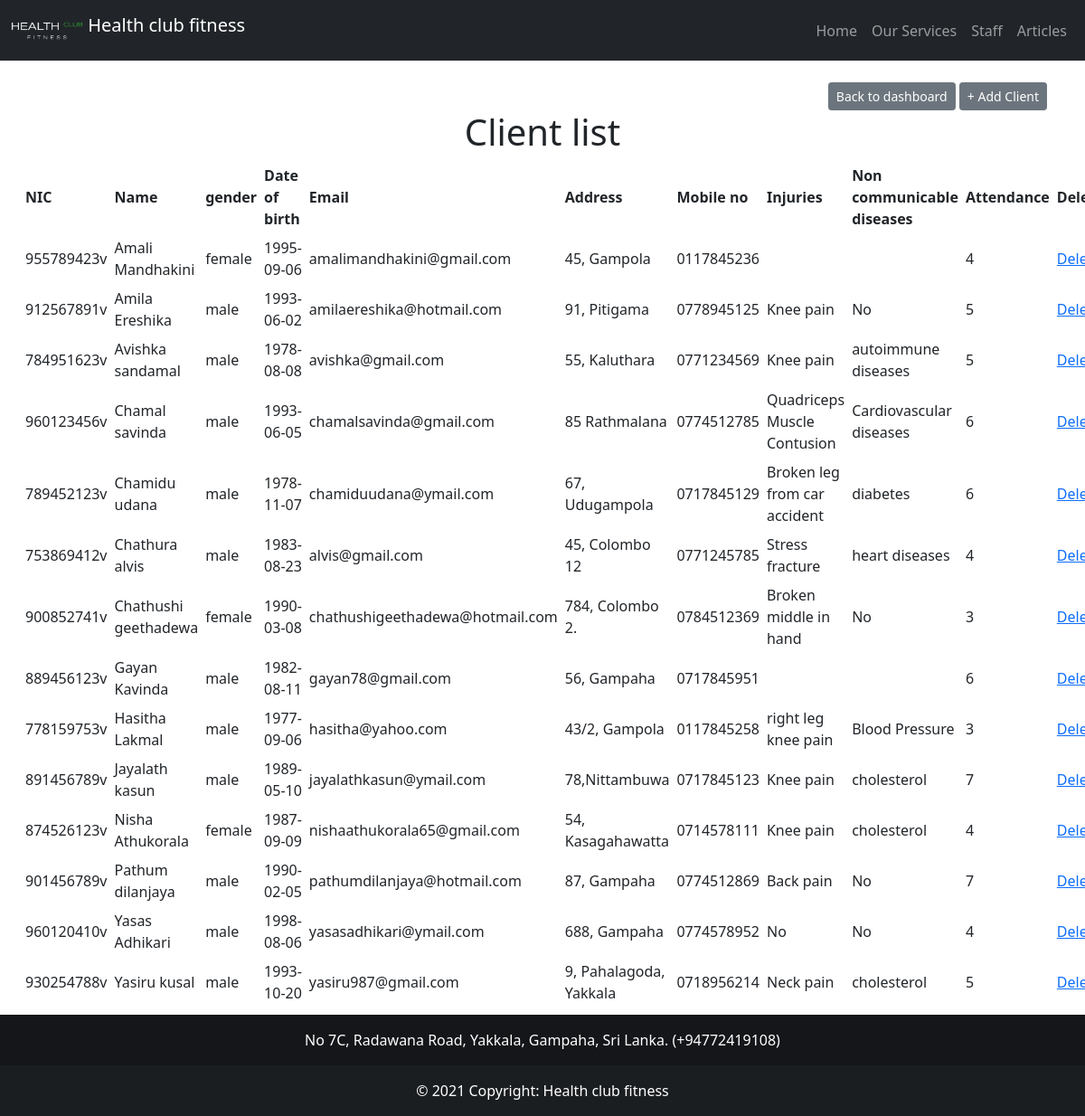
Page /exercise_list.php on the committed database.
### tables this page shows
CREATE TABLE IF NOT EXISTS `client` (
  `nic` varchar(15) NOT NULL,
  `name` varchar(50) NOT NULL,
  `gender` varchar(20) NOT NULL,
  `dob` varchar(10) NOT NULL,
  `email` varchar(50) NOT NULL,
  `address` varchar(100) NOT NULL,
  `mobile_no` varchar(10) NOT NULL,
  `weight` varchar(3) NOT NULL,
  `height` varchar(3) NOT NULL,
  `injuries` varchar(200) NOT NULL,
  `non_spread_diseases` varchar(200) NOT NULL,
  `attendance` varchar(1) NOT NULL,
  `food_consumption` varchar(200) NOT NULL,
  `client_username` varchar(50) NOT NULL,
  `password` varchar(20) NOT NULL,
  `date_joined` timestamp NOT NULL DEFAULT CURRENT_TIMESTAMP,
  `deletion_indicator` varchar(20) DEFAULT NULL,
  PRIMARY KEY (`nic`)
);

### exercise_list.php (the view, shortened to what this page needs)
<?php
  include "connection/connection2.php";
  $client_list = '';
  $query = "SELECT nic,name,gender,dob,email,address,mobile_no,injuries,non_spread_diseases,attendance FROM client WHERE deletion_indicator IS NULL ORDER BY name";
  $clients = mysqli_query($connection, $query);
    while ($client = mysqli_fetch_assoc($clients)) {
      $client_list .= "<tr>";
      $client_list .= "<td>{$client['nic']}</td>";
      $client_list .= "<td>{$client['name']}</td>";
      $client_list .= "<td>{$client['gender']}</td>";
      $client_list .= "<td>{$client['dob']}</td>";
      $client_list .= "<td>{$client['email']}</td>";
      $client_list .= "<td>{$client['address']}</td>";
      $client_list .= "<td>{$client['mobile_no']}</td>";
      $client_list .= "<td>{$client['injuries']}</td>";
      $client_list .= "<td>{$client['non_spread_diseases']}</td>";
      $client_list .= "<td>{$client['attendance']}</td>";
      $client_list .= "<td><a href=client_delete.php?nic={$client['nic']}>Delete</a></td>";
      $client_list .= "<td><a href=send_exercise.php?nic={$client['nic']}>Send exercise</a></td>";
      $client_list .= "<td><a href=send_diet.php?nic={$client['nic']}>Send diet</a></td>";
      $client_list .= "</tr>";
    }
 ?>
<!DOCTYPE html>
<html lang="en">
<head>
    <link href="https://cdn.jsdelivr.net/npm/bootstrap@5.0.1/dist/css/bootstrap.min.css" rel="stylesheet">
</head>
<body>
<nav class="navbar navbar-expand-lg navbar-dark bg-dark ">
  <div class="container-fluid">
    <a class="navbar-brand" href="#">
    <img src="image/logo/HealthClubLogo.png" alt="" width="80" height="40" class="d-inline-block align-text-top">
        Health club fitness</a>
    <div class="collapse navbar-collapse" id="navbarNav">
      <ul class="navbar-nav ms-auto mb-2 mb-lg-0">
        <li class="nav-item ">
          <a class="nav-link" href="home.php">Home</a>
        </li>
        <li class="nav-item">
          <a class="nav-link" href="our_services.php">Our Services</a>
        </li>
        <li class="nav-item">
          <a class="nav-link" href="staff.php">Staff</a>
        </li>
        <li class="nav-item">
          <a class="nav-link" href="article_display.php">Articles</a>
        </li>
      </ul>
    </div>
  </div>
</nav>
<div class="table-responsive px-4">
  <div class="container text-end">
    <a class="btn btn-secondary btn-sm" href="consultant_dashboard.php" role="button">Back to dashboard</a>
    <a class="btn btn-secondary btn-sm" href="client_registrationform.php" role="button">+ Add Client</a>
  </div>
  <h5 class="display-6 text-center">Client list</h5>
  <table class="table-sm">
    <thead class="">
      <tr>
        <th>NIC</th>
        <th>Name</th>
        <th>gender</th>
        <th>Date of birth</th>
        <th>Email</th>
        <th>Address</th>
        <th>Mobile no</th>
        <th>Injuries</th>
        <th>Non communicable diseases</th>
        <th>Attendance</th>
        <th>Delete</th>
      </tr>
    </thead>
      <tbody>
      <?php echo $client_list; ?>
      </tbody>
  </table>
</div>
<footer class="bg-dark text-center text-white">
    <div class="text-center p-3" style="background-color: rgba(0, 0, 0, 0.4);">
        No 7C, Radawana Road, Yakkala, Gampaha, Sri Lanka. (+94772419108)
    </div>
    <div class="text-center p-3" style="background-color: rgba(0, 0, 0, 0.2);">
    © 2021 Copyright: Health club fitness
    </div>
</footer>
</body>
</html>

### rows in the picture
client: nic "955789423v", name "Amali Mandhakini", gender "female", dob "1995-09-06", email "amalimandhakini@gmail.com", address "45, Gampola", mobile_no "0117845236", attendance "4"
client: nic "912567891v", name "Amila Ereshika", gender "male", dob "1993-06-02", email "amilaereshika@hotmail.com", address "91, Pitigama", mobile_no "0778945125", injuries "Knee pain", non_spread_diseases "No", attendance "5"
client: nic "784951623v", name "Avishka sandamal", gender "male", dob "1978-08-08", email "avishka@gmail.com", address "55, Kaluthara", mobile_no "0771234569", injuries "Knee pain", non_spread_diseases "autoimmune diseases", attendance "5"
client: nic "960123456v", name "Chamal savinda", gender "male", dob "1993-06-05", email "chamalsavinda@gmail.com", address "85 Rathmalana", mobile_no "0774512785", injuries "Quadriceps Muscle Contusion", non_spread_diseases "Cardiovascular diseases", attendance "6"
client: nic "789452123v", name "Chamidu udana", gender "male", dob "1978-11-07", email "chamiduudana@ymail.com", address "67, Udugampola", mobile_no "0717845129", injuries "Broken leg from car accident", non_spread_diseases "diabetes", attendance "6"
client: nic "753869412v", name "Chathura alvis", gender "male", dob "1983-08-23", email "alvis@gmail.com", address "45, Colombo 12", mobile_no "0771245785", injuries "Stress fracture", non_spread_diseases "heart diseases", attendance "4"
client: nic "900852741v", name "Chathushi geethadewa", gender "female", dob "1990-03-08", email "chathushigeethadewa@hotmail.com", address "784, Colombo 2.", mobile_no "0784512369", injuries "Broken middle in hand", non_spread_diseases "No", attendance "3"
client: nic "889456123v", name "Gayan Kavinda", gender "male", dob "1982-08-11", email "gayan78@gmail.com", address "56, Gampaha", mobile_no "0717845951", attendance "6"
client: nic "778159753v", name "Hasitha Lakmal", gender "male", dob "1977-09-06", email "hasitha@yahoo.com", address "43/2, Gampola", mobile_no "0117845258", injuries "right leg knee pain", non_spread_diseases "Blood Pressure", attendance "3"
client: nic "891456789v", name "Jayalath kasun", gender "male", dob "1989-05-10", email "jayalathkasun@ymail.com", address "78,Nittambuwa", mobile_no "0717845123", injuries "Knee pain", non_spread_diseases "cholesterol", attendance "7"
client: nic "874526123v", name "Nisha Athukorala", gender "female", dob "1987-09-09", email "nishaathukorala65@gmail.com", address "54, Kasagahawatta", mobile_no "0714578111", injuries "Knee pain", non_spread_diseases "cholesterol", attendance "4"
client: nic "901456789v", name "Pathum dilanjaya", gender "male", dob "1990-02-05", email "pathumdilanjaya@hotmail.com", address "87, Gampaha", mobile_no "0774512869", injuries "Back pain", non_spread_diseases "No", attendance "7"
client: nic "960120410v", name "Yasas Adhikari", gender "male", dob "1998-08-06", email "yasasadhikari@ymail.com", address "688, Gampaha", mobile_no "0774578952", injuries "No", non_spread_diseases "No", attendance "4"
client: nic "930254788v", name "Yasiru kusal", gender "male", dob "1993-10-20", email "yasiru987@gmail.com", address "9, Pahalagoda, Yakkala", mobile_no "0718956214", injuries "Neck pain", non_spread_diseases "cholesterol", attendance "5"
